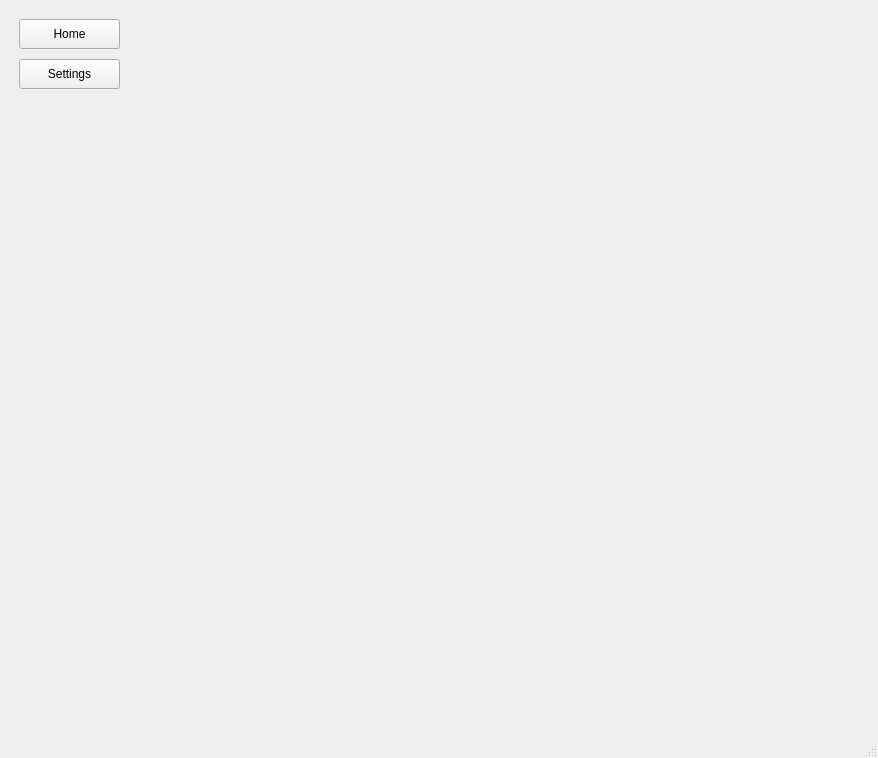
<?xml version="1.0" encoding="UTF-8"?>
<ui version="4.0">
 <class>MainWindow</class>
 <widget class="QMainWindow" name="MainWindow">
  <property name="geometry">
   <rect>
    <x>0</x>
    <y>0</y>
    <width>878</width>
    <height>758</height>
   </rect>
  </property>
  <property name="windowTitle">
   <string>FullAccount</string>
  </property>
  <widget class="QWidget" name="centralwidget">
   <layout class="QHBoxLayout" name="horizontalLayout_2">
    <item>
     <widget class="QWidget" name="menuBar" native="true">
      <property name="minimumSize">
       <size>
        <width>115</width>
        <height>0</height>
       </size>
      </property>
      <property name="maximumSize">
       <size>
        <width>115</width>
        <height>16777215</height>
       </size>
      </property>
      <widget class="QPushButton" name="settingsBtn">
       <property name="geometry">
        <rect>
         <x>10</x>
         <y>50</y>
         <width>101</width>
         <height>30</height>
        </rect>
       </property>
       <property name="text">
        <string>Settings</string>
       </property>
       <property name="icon">
        <iconset>
         <normaloff>icons/settings.png</normaloff>icons/settings.png</iconset>
       </property>
      </widget>
      <widget class="QPushButton" name="homeBtn">
       <property name="geometry">
        <rect>
         <x>10</x>
         <y>10</y>
         <width>101</width>
         <height>30</height>
        </rect>
       </property>
       <property name="toolTip">
        <string/>
       </property>
       <property name="text">
        <string>Home</string>
       </property>
       <property name="icon">
        <iconset>
         <normaloff>icons/home.png</normaloff>icons/home.png</iconset>
       </property>
       <property name="iconSize">
        <size>
         <width>24</width>
         <height>16</height>
        </size>
       </property>
      </widget>
     </widget>
    </item>
    <item>
     <widget class="QWidget" name="contentBox" native="true"/>
    </item>
   </layout>
   <zorder>contentBox</zorder>
   <zorder>menuBar</zorder>
  </widget>
  <widget class="QStatusBar" name="statusBar"/>
 </widget>
 <resources/>
 <connections/>
</ui>
